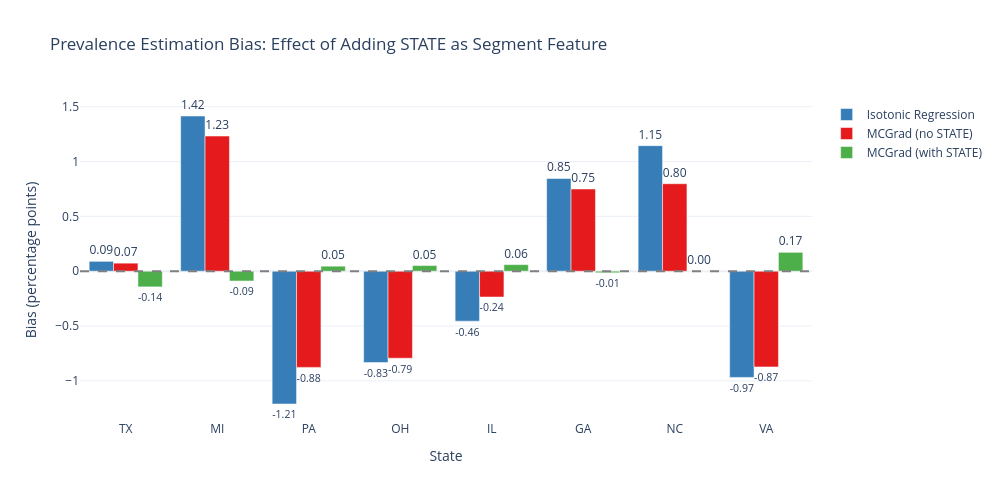

Notebook source saved alongside this figure:
### Code cell
# Visualization: Compare bias with and without STATE as segment feature
fig = go.Figure()

methods_7a = ["Isotonic Regression", "MCGrad (no STATE)", "MCGrad (with STATE)"]
colors_7a = ["#377eb8", "#e41a1c", "#4daf4a"]

for method, color in zip(methods_7a, colors_7a):
    col_name = f"{method.replace('(', '').replace(')', '').replace(' ', '_')}_Bias_(pp)" if "MCGrad" in method else "Isotonic_Bias_(pp)"
    biases = []
    for state in TRAIN_STATES:
        true_prev = segment_results_with_state[state]["True Prevalence"]
        estimate = segment_results_with_state[state][method]
        biases.append((estimate - true_prev) * 100)
    
    fig.add_trace(go.Bar(
        name=method,
        x=TRAIN_STATES,
        y=biases,
        marker_color=color,
        text=[f"{b:.2f}" for b in biases],
        textposition='outside',
    ))

fig.add_hline(y=0, line_dash="dash", line_color="gray")
fig.update_layout(
    title="Prevalence Estimation Bias: Effect of Adding STATE as Segment Feature",
    xaxis_title="State",
    yaxis_title="Bias (percentage points)",
    barmode='group',
    height=500,
    width=1000,
)
fig.show()

# Compute weighted average absolute bias
total_n = sum(len(test_df[test_df["STATE"] == state]) for state in TRAIN_STATES)
weighted_abs_bias = {method: 0.0 for method in methods_7a}

for state in TRAIN_STATES:
    n = len(test_df[test_df["STATE"] == state])
    weight = n / total_n
    true_prev = segment_results_with_state[state]["True Prevalence"]
    for method in methods_7a:
        bias = segment_results_with_state[state][method] - true_prev
        weighted_abs_bias[method] += weight * abs(bias)

print("\n=== Weighted Average |Bias| Across States ===")
for method in methods_7a:
    print(f"  {method}: {weighted_abs_bias[method]*100:.4f} pp")

### Figure 1 — Plotly figure (JSON) as saved in the notebook; plotly's stock layout.template omitted (floating-point values rounded to 4 significant figures)
{"data": [{"marker": {"color": "#377eb8"}, "name": "Isotonic Regression", "text": ["0.09", "1.42", "-1.21", "-0.83", "-0.46", "0.85", "1.15", "-0.97"], "textposition": "outside", "type": "bar", "x": ["TX", "MI", "PA", "OH", "IL", "GA", "NC", "VA"], "y": [0.08982, 1.415, -1.211, -0.8333, -0.456, 0.8456, 1.145, -0.9688]}, {"marker": {"color": "#e41a1c"}, "name": "MCGrad (no STATE)", "text": ["0.07", "1.23", "-0.88", "-0.79", "-0.24", "0.75", "0.80", "-0.87"], "textposition": "outside", "type": "bar", "x": ["TX", "MI", "PA", "OH", "IL", "GA", "NC", "VA"], "y": [0.07337, 1.233, -0.8772, -0.7933, -0.2356, 0.7493, 0.7977, -0.8728]}, {"marker": {"color": "#4daf4a"}, "name": "MCGrad (with STATE)", "text": ["-0.14", "-0.09", "0.05", "0.05", "0.06", "-0.01", "0.00", "0.17"], "textposition": "outside", "type": "bar", "x": ["TX", "MI", "PA", "OH", "IL", "GA", "NC", "VA"], "y": [-0.1431, -0.08951, 0.04578, 0.05142, 0.05998, -0.01433, 0.001701, 0.172]}], "layout": {"barmode": "group", "height": 500, "shapes": [{"line": {"color": "gray", "dash": "dash"}, "type": "line", "x0": 0, "x1": 1, "xref": "x domain", "y0": 0, "y1": 0, "yref": "y"}], "title": {"text": "Prevalence Estimation Bias: Effect of Adding STATE as Segment Feature"}, "width": 1000, "xaxis": {"title": {"text": "State"}}, "yaxis": {"title": {"text": "Bias (percentage points)"}}}}
